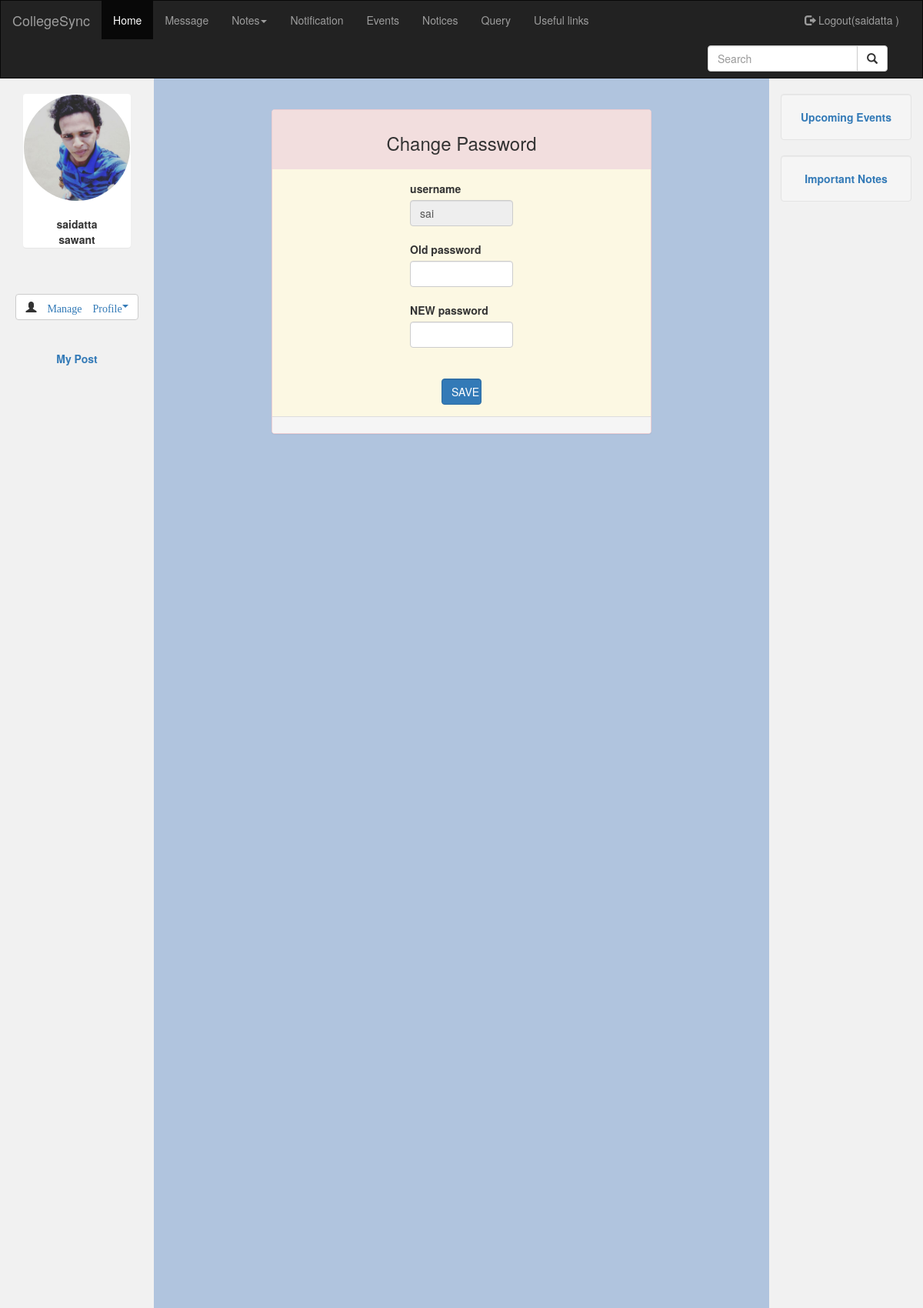
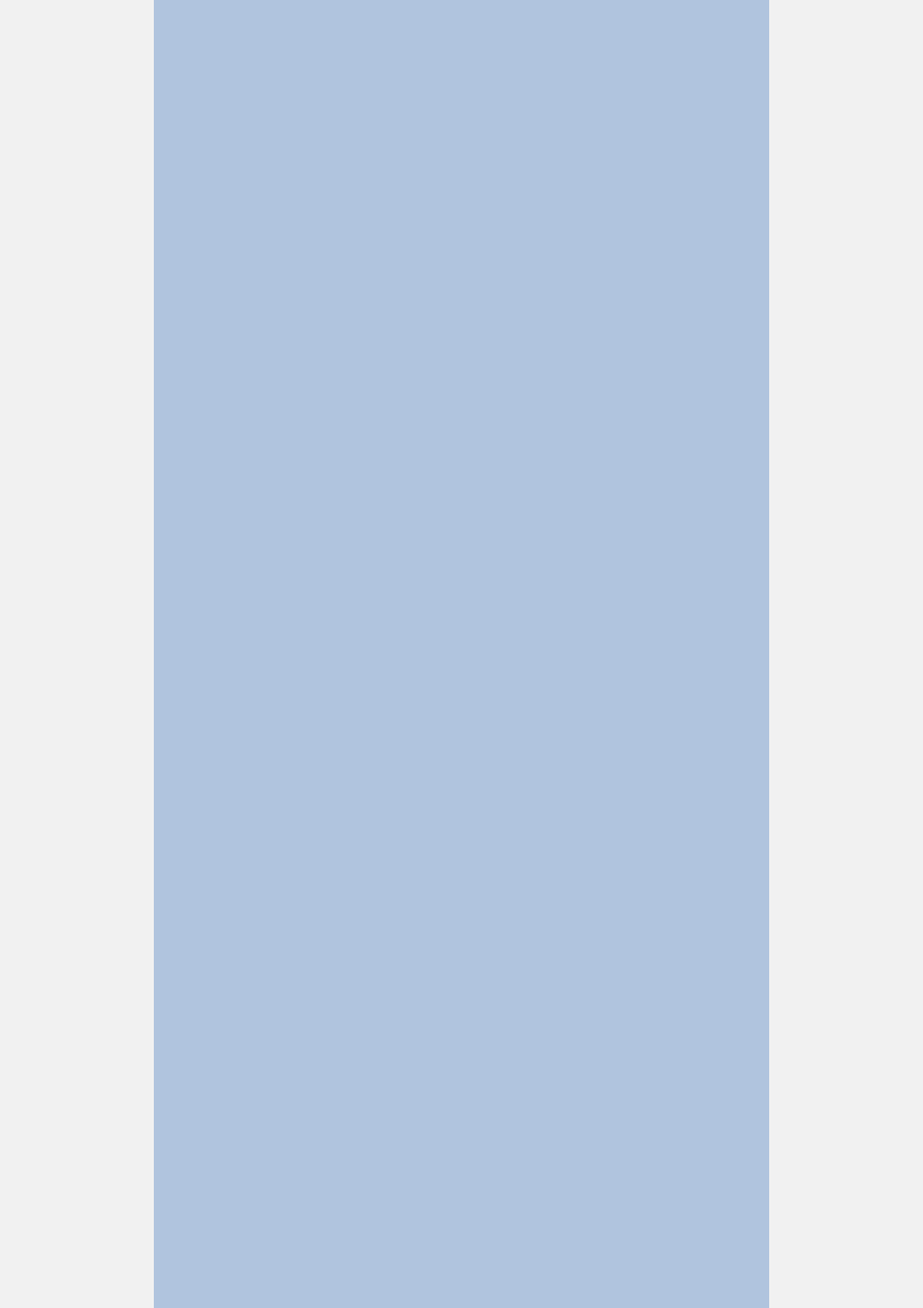
/changepassword.php (signed in, upper part), run on the app's committed database (2 pictures, top to bottom).
### tables this page shows
CREATE TABLE IF NOT EXISTS `col_registration` (
  `REG_ID` int(11) NOT NULL AUTO_INCREMENT,
  `REG_FIRSTNAME` varchar(20) NOT NULL,
  `REG_LASTNAME` varchar(20) NOT NULL,
  `REG_EMAIL` varchar(63) NOT NULL,
  `REG_CLASS` varchar(11) NOT NULL,
  `REG_UNIVERSITY` varchar(20) NOT NULL,
  `REG_ADDRESS` varchar(50) NOT NULL,
  `REG_MOBILENO` bigint(10) NOT NULL,
  `REG_GENDER` varchar(10) NOT NULL,
  `REG_USERNAME` varchar(20) NOT NULL,
  `REG_PWD` varchar(25) NOT NULL,
  `REG_DOB` varchar(10) NOT NULL,
  `dp` varchar(100) NOT NULL,
  PRIMARY KEY (`REG_ID`)
);

### changepassword.php (the view, shortened to what this page needs)
<!DOCTYPE html>
<html lang="en">
<head>
  <link rel="stylesheet" href="https://maxcdn.bootstrapcdn.com/bootstrap/3.3.7/css/bootstrap.min.css">
</head>
<body style="background:  #B0C4DE;">
<?php
include("nav.php");
include("leftside1.php");
?>
    <div class="col-sm-8 text-left">
   <br>
   <br>
   <?php
   $user=$_SESSION['user'];
           $query="SELECT * from col_registration where REG_FIRSTNAME='$user' ";
           $res=mysql_query($query);
           $row=mysql_fetch_row($res);
   ?>
      <form method="POST">
      <div class="container-fluid">
        <div class="panel panel-danger col-sm-8 col-xs-12 col-sm-offset-2 ">
          <div class="row">
            <div class="col-sm-13 col-sm-offset-0">
          <div class="panel-heading bg-danger">
          <center><h3>Change Password</h3></center>
          </div>
          <div class="panel-body bg-warning">
            <div class="row">
          <div class="col-sm-4  col-xs-6 col-xs-offset-1  col-sm-offset-4">
            <label>username</label>
            <input type="text" class="form-control" name="username" value="<?php echo$row[9]; ?>" disabled>
          </div>
        </div>
        <br>
        <div class="row">
          <div class="col-sm-4  col-xs-6 col-xs-offset-1  col-sm-offset-4">
            <label> Old password</label>
            <input type="password" class="form-control" name="opwd" required>
          </div>
        </div><br>
        <div class="row">
          <div class="col-sm-4  col-xs-6 col-xs-offset-1 col-sm-offset-4">
            <label> NEW password</label>
            <input type="password" class="form-control" name="npwd" required>
          </div>
        </div>
          <br><br>
        <div class="row">
          <div class="col-sm-2  col-xs-4 col-xs-offset-2  col-sm-offset-5">
            <input type="submit" value="SAVE" name="save" class="form-control btn-primary btn-(size) col-sm-11">
          </div>
        </div>
          </div>
          <div class="panel-footer bg-danger">
            <div class="row">
              <div class="col-sm-3 col-sm-offset-9">
            </div>
          </div>
        </div>
      </div>
      </div>
      </div>
      </div>
      </form>
    </div>
    <div class="col-sm-2 sidenav">
     <div class="well">
        <a href="upcomingevent.php"><strong> Upcoming Events</strong></a>
      </div>
      <div class="well">
        <a href="impnotes.php"><strong>Important Notes </strong> </a>
      </div>
    </div>
  </div>
</div>
</body>
</html>

### leftside1.php (shortened to what this page needs)
<?php
          $user=$_SESSION['user'];
            $query="SELECT * from col_registration where REG_FIRSTNAME='$user' ";
           $res=mysql_query($query);
           $row=mysql_fetch_row($res);
           ?>
<div class="container-fluid text-center">
  <div class="row content">
    <div class="col-sm-2 sidenav">
    <div class="container-fluid">
        <div class="panel">
          <div class="row">
            <div class="col-sm-12 col-xs-6 col-sm-offset-0 col-xs-offset-3">
                <?php
              if (strpos($row[12], '.jpg') !== false) {
                echo"<img src='$row[12]' class='img img-responsive img-circle'>";
              }
              else
              {
                echo"<img src='userdp/no_image.png'    class='img img-responsive img-circle'>";
              }
               ?>
<br>
            </div>
          </div>
          <div class="row">
            <div class="col-sm-6 col-sm-offset-3">
            <strong><?php echo$row[1].' '.$row[2] ?></strong>
          </div>
          </div>
        </div>
      </div>
    <br>
    <br>
         <button type="button" class="btn btn-default btn-md"><li class="dropdown glyphicon glyphicon-user">
          <a class="dropdown-toggle" data-toggle="dropdown" href="view.html">Manage Profile<span class="caret"></span></a>
        </li>
        </button>
        <br>
        <br>
    <br>
        <a href="mypost1.php"><strong>My Post</strong></a>
    </div>

### changepassword.php (style rules this page uses)
.row.content { height: 450px }
.sidenav { padding-top: 20px; background-color: #f1f1f1; height: 1280%; }

### nav.php (style rules this page uses)
.dropdown { position: relative; display: inline-block; }

### data on the page
col_registration: dp (picture), REG_FIRSTNAME "saidatta", REG_LASTNAME "sawant", username "sai"

### other printed values
$_SESSION['user'] "saidatta"
